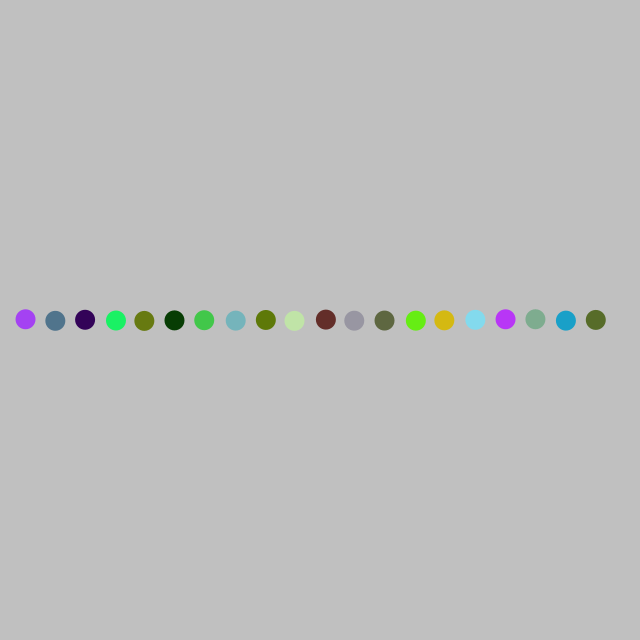
Frame 1 (no input)
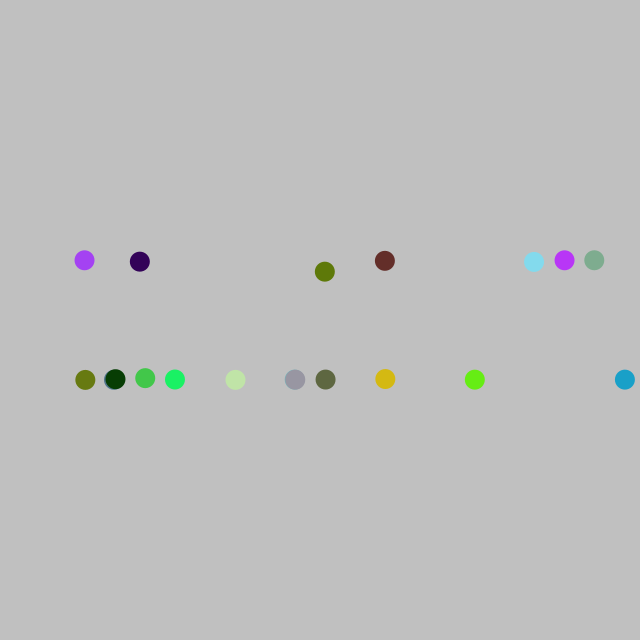
Frame 60 (the mouse pressed at the canvas centre just before this capture)
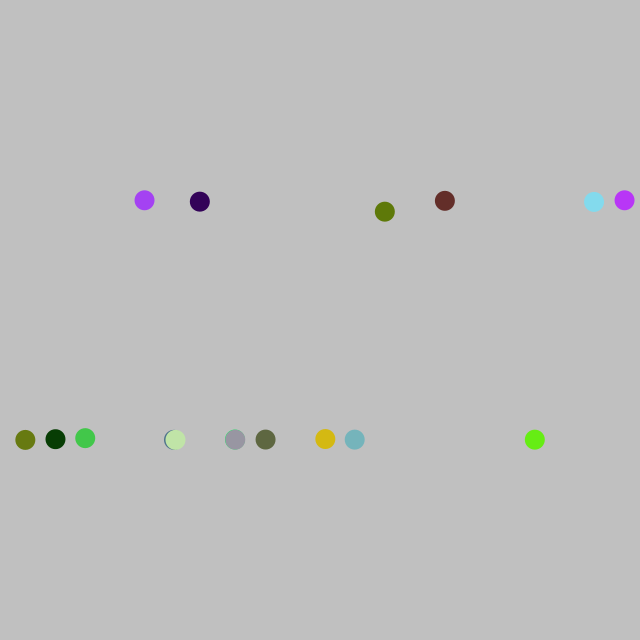
Frame 120 (the mouse held since frame 60 and released just before this capture)

The Processing sketch that drew these frames (run headless with seeded random() and noise(); from frame 60 on, the mouse is pressed at the canvas centre):

// Processing sketch: Moving_Particles_03
// ── Moving_Particles_03.pde
/* 

I will glady admit I was terribly tempted to go OOP with these exercises,
In the spirit of the class, I think I only used what was taught in class...

*/

int numCirc = 20;

float ellipseSize = 20.0f;
float ellipseSpace = 10.0f;

float rowWidth;

color[] colors = new color[numCirc];

float[] xPos = new float[numCirc];
float[] yPos = new float[numCirc];

float[] xVel = new float[numCirc];
float[] yVel = new float[numCirc];

float[] xAcc = new float[numCirc];
float[] yAcc = new float[numCirc];

float centerX;
float centerY;

float topSpeed = 1.0f;

void setup() {
  size(640,640);
 
  centerX = width / 2;
  centerY = height / 2;

  rowWidth = numCirc*ellipseSize+(numCirc-1)*ellipseSpace;
  
  for(int i = 0; i<colors.length;i++) {
    colors[i] = randomColor();
    xPos[i] = centerX-(rowWidth/2) + i*ellipseSize + i * ellipseSpace; 
    yPos[i] = centerY;
    
    xAcc[i] = 1-random(2);
    yAcc[i] = 1-random(2);
  }
  
  
}

void update() {
  
  for(int i=0;i<colors.length;i++) {

    xVel[i] = xVel[i] + xAcc[i];
    yVel[i] = yVel[i] + yAcc[i];
    
// bounding the velocity    
    if(xVel[i] > topSpeed) {
      xVel[i] = topSpeed;
    }
    if(xVel[i] < -topSpeed) {
      xVel[i] = -topSpeed;
    }
    if(yVel[i] > topSpeed) {
      yVel[i] = topSpeed;
    }
    if(yVel[i] < -topSpeed) {
      yVel[i] = -topSpeed;
    }
   
    xPos[i] = xPos[i] + xVel[i];
    yPos[i] = yPos[i] + yVel[i];
    
  }
  
}

// repeat after me: DRAW IS FOR DRAWING. 
// of course, this only applies when the time from your deadline is > 2 hours.

void draw() {
  
  update();
  
  background(192);
  for(int i = 0; i < colors.length;i++) {  
    noStroke();
    fill(colors[i]);
    ellipse(xPos[i],yPos[i],ellipseSize,ellipseSize);
  }
}

color randomColor() {
  return color(random(1)*255,random(1)*255,random(1)*255);
}
